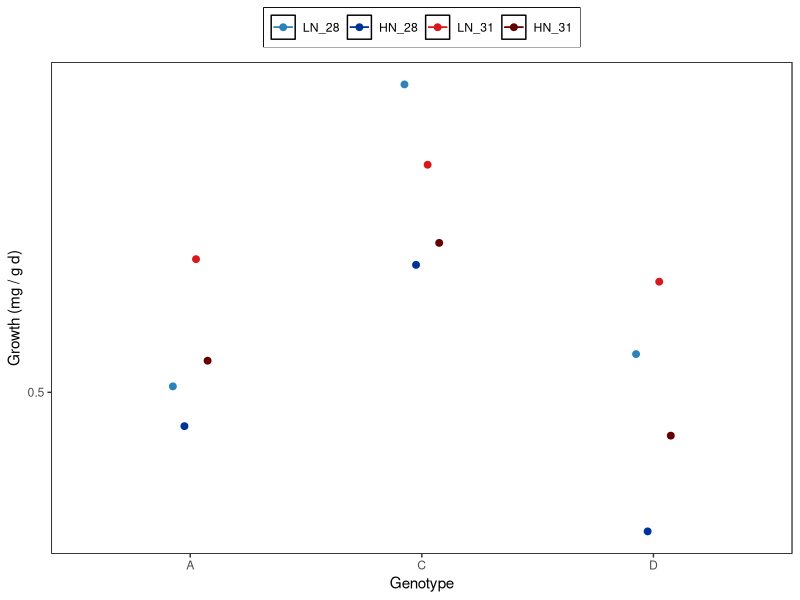

This chart was generated by the following R code:
## ---- chunk 1
knitr::opts_chunk$set(echo = TRUE, warning=FALSE, message=FALSE) 
                      #fig.width=4, fig.height=3 )
## ---- chunk 2

# Libraries
  library(reshape2)
  library(tidyverse)

# Graphs
# Plots
MyTheme<-theme_bw() +  
theme(legend.position="top",
          plot.background=element_blank(),
          #axis.text.x = element_text(angle = 90, vjust = 0.5),
          panel.grid.major.y = element_blank(),
          panel.grid.major.x = element_blank(),
          panel.grid.minor.x = element_blank(),
          panel.grid.minor.y = element_blank(),
          legend.box.background = element_rect(),
          legend.title = element_blank(),
          panel.background =element_rect(fill = NA, 
                                         color = "black"))#+
  #guides(fill=guide_legend(nrow=2,byrow=TRUE), shape=guide_legend(nrow=3,byrow=TRUE))

Treat_fill<-scale_fill_manual(values =
                           c("#2b83ba", "#003399",
                             "#d7191c", "#660000"))

Treat_colour<-scale_colour_manual(values =
                           c("#2b83ba", "#003399",
                             "#d7191c", "#660000"))
    
# Data    
  # Fragment list
  CurrentFragments<-read.csv("Metadata/Fragment_Replicate.csv", header = T)
## ---- chunk 3

# # BW data
#   Raw_Data<-read.csv("RawData.csv")
#   n_RunA <- data.frame(table(Raw_Data$Fragment))
#   colnames(n_RunA)<-c("Fragment","Samples")
#   
#   N_Sample_Date<-Raw_Data %>%
#          group_by(Fragment, Date) %>%
#          dplyr::summarise(N = n())
#   N_Sample_Date

## ---- chunk 4
# Raw_Data_Wide<-reshape(Raw_Data, idvar="Fragment", timevar = "Time", direction = "wide")
# 
# Raw_Data_Wide<-dplyr::left_join(Raw_Data_Wide,CurrentFragments, by ="Fragment")
# #Raw_Data_2<-dplyr::left_join(Raw_Data,CurrentFragments, by ="Fragment")
# #Typos<-dplyr::anti_join(Raw_Data, CurrentFragments, by ="Fragment")
# 
# Raw_Data_Wide<-dplyr::left_join(Raw_Data_Wide, n_RunA, by="Fragment")
# Raw_Data_Wide<-left_join(Raw_Data_Wide, Location, by=c("Colony"))
# 
# write.csv(Raw_Data_Wide, "Raw_Data_Wide_bleching.csv",
#           row.names = FALSE)
# 
# # Clean working space
# rm(list = ls())
## ---- chunk 5

# Long (processed) data
Corrected_long<-read.csv("Long_data_Growth.csv")
  n_RunB <- data.frame(table(Corrected_long$Fragment))
  colnames(n_RunB)<-c("Fragment","Samples")

Corrected_long<-dplyr::left_join(Corrected_long, CurrentFragments, by ="Fragment")

Corrected_long$N_T<-factor(paste(Corrected_long$Nutrients, Corrected_long$Temp, sep = "_"))
Corrected_long<-Corrected_long %>% drop_na(Temp, Nutrients)
Corrected_long$N_T<-factor(Corrected_long$N_T, levels = c("LN_28", "HN_28", "LN_31", "HN_31"))

summary(Corrected_long)
#Typos<-dplyr::anti_join(Corrected_long, CurrentFragments, by ="Fragment")
# Corrected_long<-dplyr::left_join(Corrected_long, n_RunB, by ="Fragment")
# 
# 
#     Corrected_long$Date_I<-as.Date(Corrected_long$Date_I, "%m/%d/%y")
#     Corrected_long$Date_F<-as.Date(Corrected_long$Date_F, "%m/%d/%y")
#     # Corrected_long$Date_I<-as.Date(Corrected_long$Date_I, "%Y-%m-%d")
#     # Corrected_long$Date_F<-as.Date(Corrected_long$Date_F, "%Y-%m-%d")
#     Corrected_long$Days<-(as.numeric(as.Date(Corrected_long$Date_F))-18173)
#     Corrected_long$Day<-(as.factor(Corrected_long$Days))
#     Corrected_long$Colony <- paste("P",Corrected_long$Colony, sep = "_" )
#     Corrected_long$Colony <- as.factor(Corrected_long$Colony)
#     
#     Corrected_long$SampleID <- paste(Corrected_long$Colony, Corrected_long$Date_F, sep = "_")
# 
# # Remove dead frags
#   Dying_frags<-filter(Corrected_long, Notes_I=="Almost Dead")
#   Dying_frags<-select(Dying_frags, Fragment)
#   Corrected_long<-anti_join(Corrected_long, Dying_frags, by = "Fragment")
#   str(Corrected_long)

#write.csv(Corrected_long, "Corrected_long3.csv", row.names = FALSE)

  
## ---- chunk 6
head(Corrected_long)
BW<- ggplot(Corrected_long, aes (Genotype, Growth..mg.g.d., colour=factor(N_T))) + 
  MyTheme + Treat_fill+Treat_colour+
       stat_summary(fun.data = "mean_cl_boot",geom = "errorbar",
               width = 0.2, position=position_dodge(width=0.2))+
        stat_summary(fun.y=mean, geom="point", 
                position=position_dodge(width=0.2), size =2, alpha=1) +
        stat_summary(fun.y=mean, geom="line",  position=position_dodge(width=0.2)) + 
        #geom_point()+
      
      #scale_x_continuous(name="Days", 
       #                  breaks = seq(0, 30, by=15)) +
      scale_y_continuous(name="Growth (mg / g d)", 
                       breaks = seq(-1, 2, by=0.5)) +
    
    theme(legend.position="top",
        legend.title = element_blank(), 
        strip.background =element_rect(fill=NA)) 
BW

